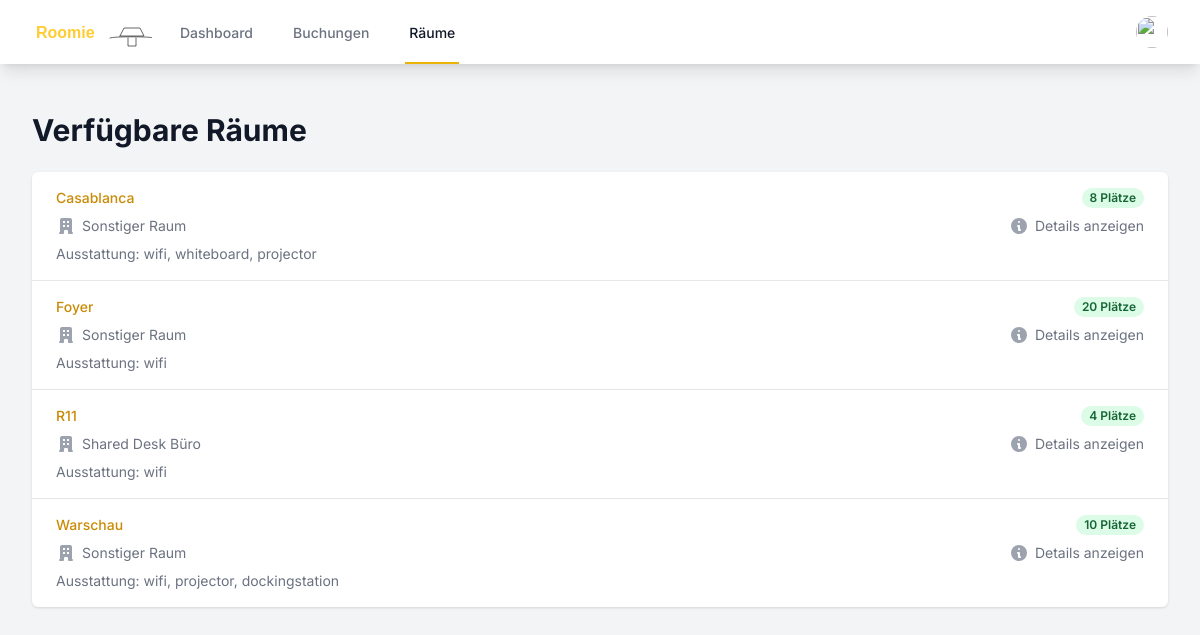
The app's page /rooms.php (signed in), older data.
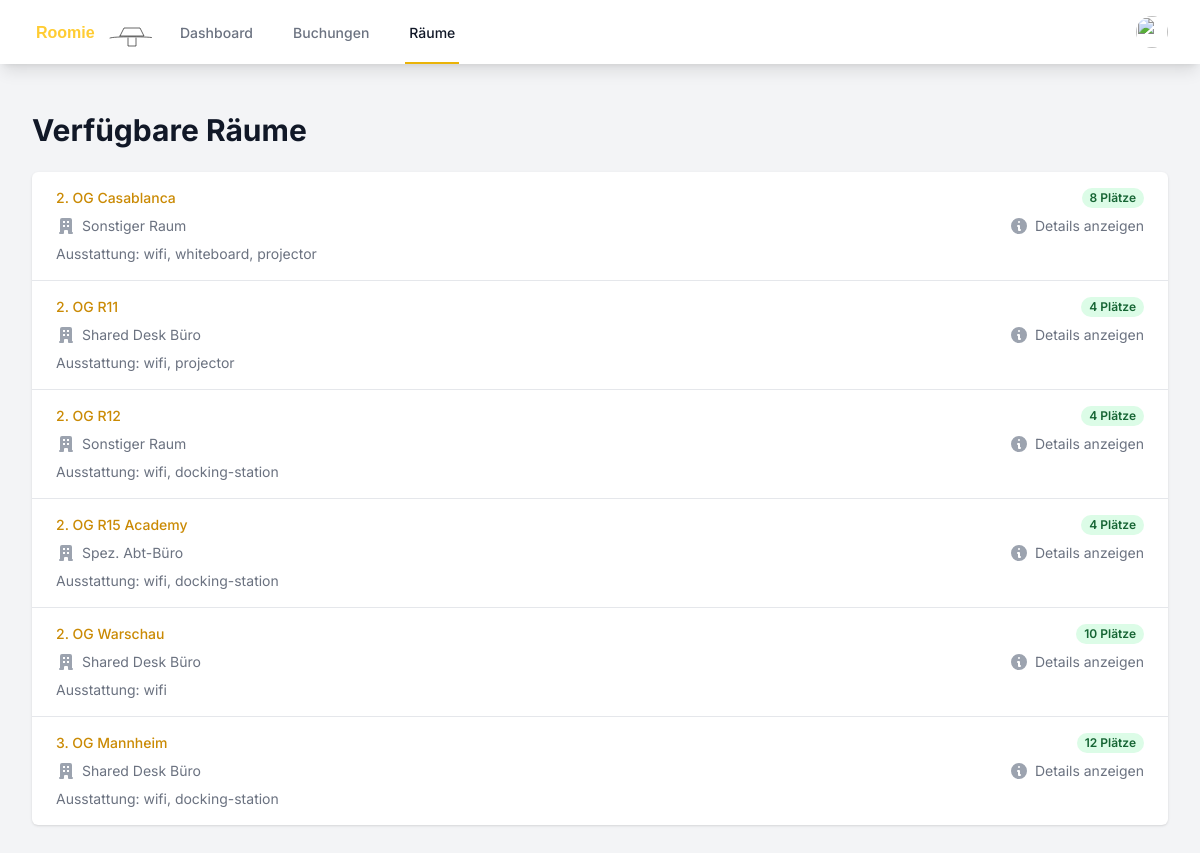
The same page, newer data.
### tables this page shows
CREATE TABLE rooms (
        id INTEGER PRIMARY KEY AUTOINCREMENT,
        name TEXT NOT NULL,
        type TEXT NOT NULL,
        capacity INTEGER DEFAULT 0,
        equipment TEXT
    );

### rooms.php (the view, shortened to what the changed rows need)
<?php
try {
    $db = getDatabaseConnection();
    $stmt = $db->query('SELECT r.id, r.name, r.type, r.capacity, r.equipment
                        FROM rooms r
                        ORDER BY r.name');
    $rooms = $stmt->fetchAll(PDO::FETCH_ASSOC);
} catch (PDOException $e) {
    $error = "Datenbankfehler: " . $e->getMessage();
}
function getRoomTypeName($type)
{
    switch ($type) {
        case 'shared-desk':
            return 'Shared Desk Büro';
        case 'spez-abt-buro':
            return 'Spez. Abt-Büro';
        default:
            return 'Sonstiger Raum';
    }
}
?>
<!DOCTYPE html>
<html lang="de">
<head>
    <script src="https://cdn.tailwindcss.com"></script>
    <link rel="stylesheet" href="styles.css">
</head>
<body class="bg-gray-100">
    <div class="max-w-7xl mx-auto py-6 sm:px-6 lg:px-8">
        <div class="px-4 py-6 sm:px-0">
            <h1 class="text-3xl font-bold text-gray-900 mb-6">Verfügbare Räume</h1>
            <div class="bg-white shadow overflow-hidden sm:rounded-md">
                <ul class="divide-y divide-gray-200">
                    <?php foreach ($rooms as $room) : ?>
                        <li>
                            <a href="room_details.php?id=<?php echo $room['id']; ?>" class="block hover:bg-gray-50">
                                <div class="px-4 py-4 sm:px-6">
                                    <div class="flex items-center justify-between">
                                        <p class="text-sm font-medium text-yellow-600 truncate">
                                            <?php echo htmlspecialchars($room['name']); ?>
                                        </p>
                                        <div class="ml-2 flex-shrink-0 flex">
                                            <p class="px-2 inline-flex text-xs leading-5 font-semibold rounded-full bg-green-100 text-green-800">
                                                <?php echo $room['capacity']; ?> Plätze
                                            </p>
                                        </div>
                                    </div>
                                    <div class="mt-2 sm:flex sm:justify-between">
                                        <div class="sm:flex">
                                            <p class="flex items-center text-sm text-gray-500">
                                                <?php echo htmlspecialchars(getRoomTypeName($room['type'])); ?>
                                            </p>
                                        </div>
                                        <div class="mt-2 flex items-center text-sm text-gray-500 sm:mt-0">
                                            <svg class="flex-shrink-0 mr-1.5 h-5 w-5 text-gray-400" xmlns="http://www.w3.org/2000/svg" viewBox="0 0 20 20" fill="currentColor">
                                                <path fill-rule="evenodd" d="M18 10a8 8 0 11-16 0 8 8 0 0116 0zm-7-4a1 1 0 11-2 0 1 1 0 012 0zM9 9a1 1 0 000 2v3a1 1 0 001 1h1a1 1 0 100-2v-3a1 1 0 00-1-1H9z" clip-rule="evenodd" />
                                            </svg>
                                            Details anzeigen
                                        </div>
                                    </div>
                                    <div class="mt-2 text-sm text-gray-500">
                                        <p>Ausstattung: <?php echo htmlspecialchars(implode(', ', json_decode($room['equipment'], true) ?? [])); ?></p>
                                    </div>
                                </div>
                            </a>
                        </li>
                    <?php endforeach; ?>
                </ul>
            </div>
        </div>
    </div>
</body>
</html>

Row changes from the older to the newer data that the page shows:
changed rooms: name "Foyer" → "2. OG Casablanca"; capacity "20" → "8"; equipment "wifi" → "wifi, whiteboard, projector"; moves up the list
changed rooms: name "Casablanca" → "2. OG R11"; capacity "8" → "4"; type "Sonstiger Raum" → "Shared Desk Büro"; equipment "wifi, whiteboard, projector" → "wifi, projector"
added rooms: name "2. OG R12", capacity "4", type "Sonstiger Raum", equipment "wifi, docking-station"
added rooms: name "2. OG R15 Academy", capacity "4", type "Spez. Abt-Büro", equipment "wifi, docking-station"
changed rooms: name "Warschau" → "2. OG Warschau"; type "Sonstiger Raum" → "Shared Desk Büro"; equipment "wifi, projector, dockingstation" → "wifi"; moves up the list
changed rooms: name "R11" → "3. OG Mannheim"; capacity "4" → "12"; equipment "wifi" → "wifi, docking-station"
